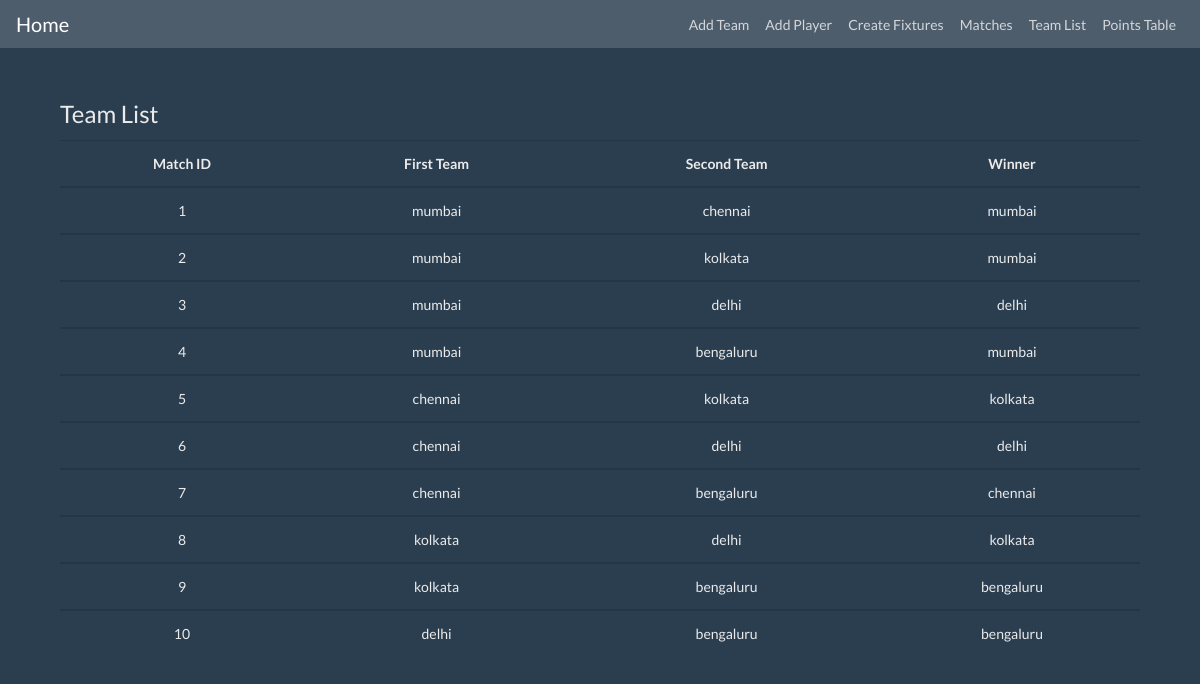
The app's page /matches_list/, older data.
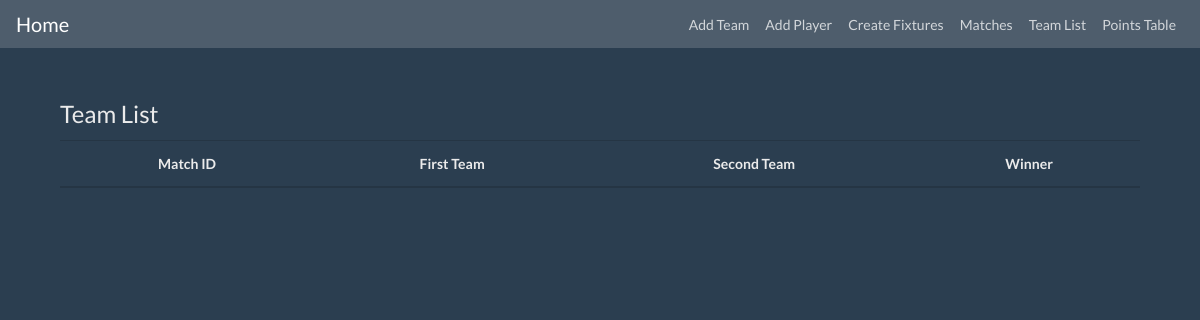
The same page, newer data.
### cricapp/models.py (models this page shows, shortened)
class Matches(models.Model):
    first_team = models.ForeignKey(Team,on_delete=models.CASCADE,related_name='first_team')
    second_team = models.ForeignKey(Team,on_delete=models.CASCADE,related_name='second_team')
    winner = models.ForeignKey(Team,on_delete=models.CASCADE,related_name='team_winner')

class Team(models.Model):
    team_id = models.CharField(max_length=10,primary_key=True)
    team_name = models.CharField(max_length=30)
    team_logo = models.FileField()
    club_state = models.CharField(max_length=25)

### cricapp/views.py (the view)
# urls.py: path('matches_list/',views.MatchesListView.as_view(),name="matches_list"),
class MatchesListView(ListView):
    model = Matches
    template_name = 'matches_list.html'

### cricapp/templates/matches_list.html
{% extends 'base.html' %}
{% block content %}
	<div class="container">
		<div class="mt-5 mb-5">
			<legend>Team List</legend>
			<table class="table table-hover text-center">
				<thead>
				<tr>
                    <th scope="col">Match ID</th>
                    <th scope="col">First Team</th>
                    <th scope="col">Second Team</th>
                    <th scope="col">Winner</th>
				</tr>
				</thead>
				{% for data in object_list %}
				<tbody>
				<tr>
                    <td>{{data.id}}</td>
                    <td>{{data.first_team.team_name}}</td>
                    <td>{{data.second_team.team_name}}</td>
                    <td>{{data.winner.team_name}}</td>
				</tr>
				</tbody>
				{% endfor %}
			</table>
		</div>
	</div>
{% endblock %}

### cricapp/templates/base.html (shortened to what this page needs)
<!doctype html>
<html lang="en">
  <head>
    <link rel="stylesheet" href="https://stackpath.bootstrapcdn.com/bootstrap/4.1.3/css/bootstrap.min.css">
    <link rel="stylesheet" href="https://stackpath.bootstrapcdn.com/bootswatch/4.1.1/superhero/bootstrap.min.css">
  </head>
  <body>
    <nav class="navbar navbar-expand-lg navbar-dark bg-dark">
      <a class="navbar-brand" href="#">Home</a>
      <div class="collapse navbar-collapse" id="navbarSupportedContent">
        <ul class="navbar-nav ml-auto">
          <li class="nav-item">
            <a class="nav-link" href="{% url 'team_create' %}">Add Team</a>
          </li>
          <li class="nav-item">
              <a class="nav-link" href="{% url 'add_player' %}">Add Player</a>
            </li>
            <li class="nav-item">
                <a class="nav-link" href="{% url 'create_fixtures' %}">Create Fixtures</a>
              </li>
            <li class="nav-item">
              <a class="nav-link" href="{% url 'matches_list' %}">Matches</a>
            </li>
            <li class="nav-item">
              <a class="nav-link" href="{% url 'team_list' %}">Team List</a>
            </li>
            <li class="nav-item">
              <a class="nav-link" href="{% url 'points_table' %}">Points Table</a>
            </li>
        </ul>
      </div>
    </nav>
    <div class='container'>
      {% block content %}
      {% endblock %}
    </div>
  </body>
</html>

Row changes from the older to the newer data that the page shows:
removed Matches: id "1", first_team.team_name "mumbai", second_team.team_name "chennai", winner.team_name "mumbai"
removed Matches: id "2", first_team.team_name "mumbai", second_team.team_name "kolkata", winner.team_name "mumbai"
removed Matches: id "3", first_team.team_name "mumbai", second_team.team_name "delhi", winner.team_name "delhi"
removed Matches: id "4", first_team.team_name "mumbai", second_team.team_name "bengaluru", winner.team_name "mumbai"
removed Matches: id "5", first_team.team_name "chennai", second_team.team_name "kolkata", winner.team_name "kolkata"
removed Matches: id "6", first_team.team_name "chennai", second_team.team_name "delhi", winner.team_name "delhi"
removed Matches: id "7", first_team.team_name "chennai", second_team.team_name "bengaluru", winner.team_name "chennai"
removed Matches: id "8", first_team.team_name "kolkata", second_team.team_name "delhi", winner.team_name "kolkata"
removed Matches: id "9", first_team.team_name "kolkata", second_team.team_name "bengaluru", winner.team_name "bengaluru"
removed Matches: id "10", first_team.team_name "delhi", second_team.team_name "bengaluru", winner.team_name "bengaluru"
